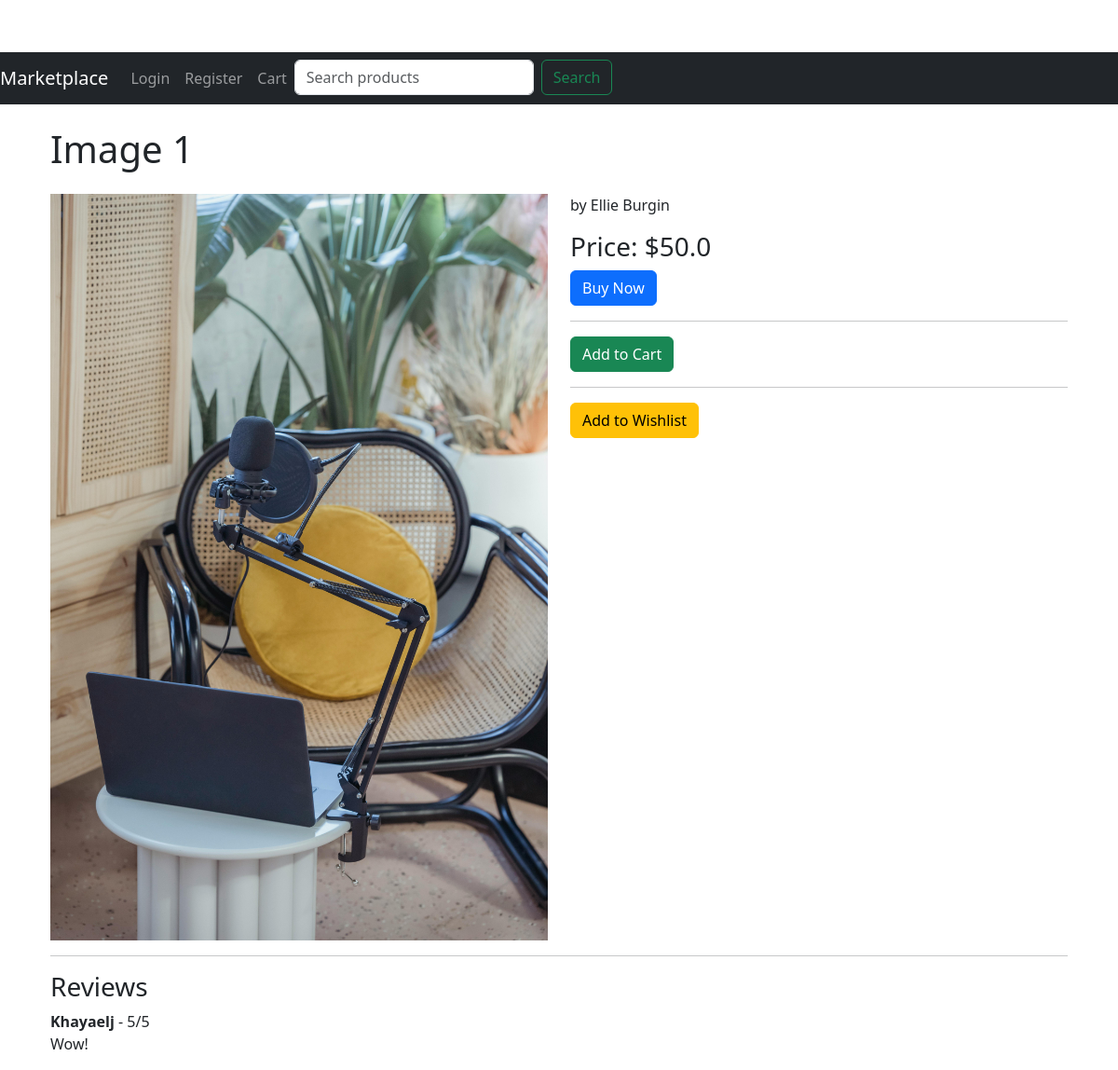
Before: /product/1 with the older database file.
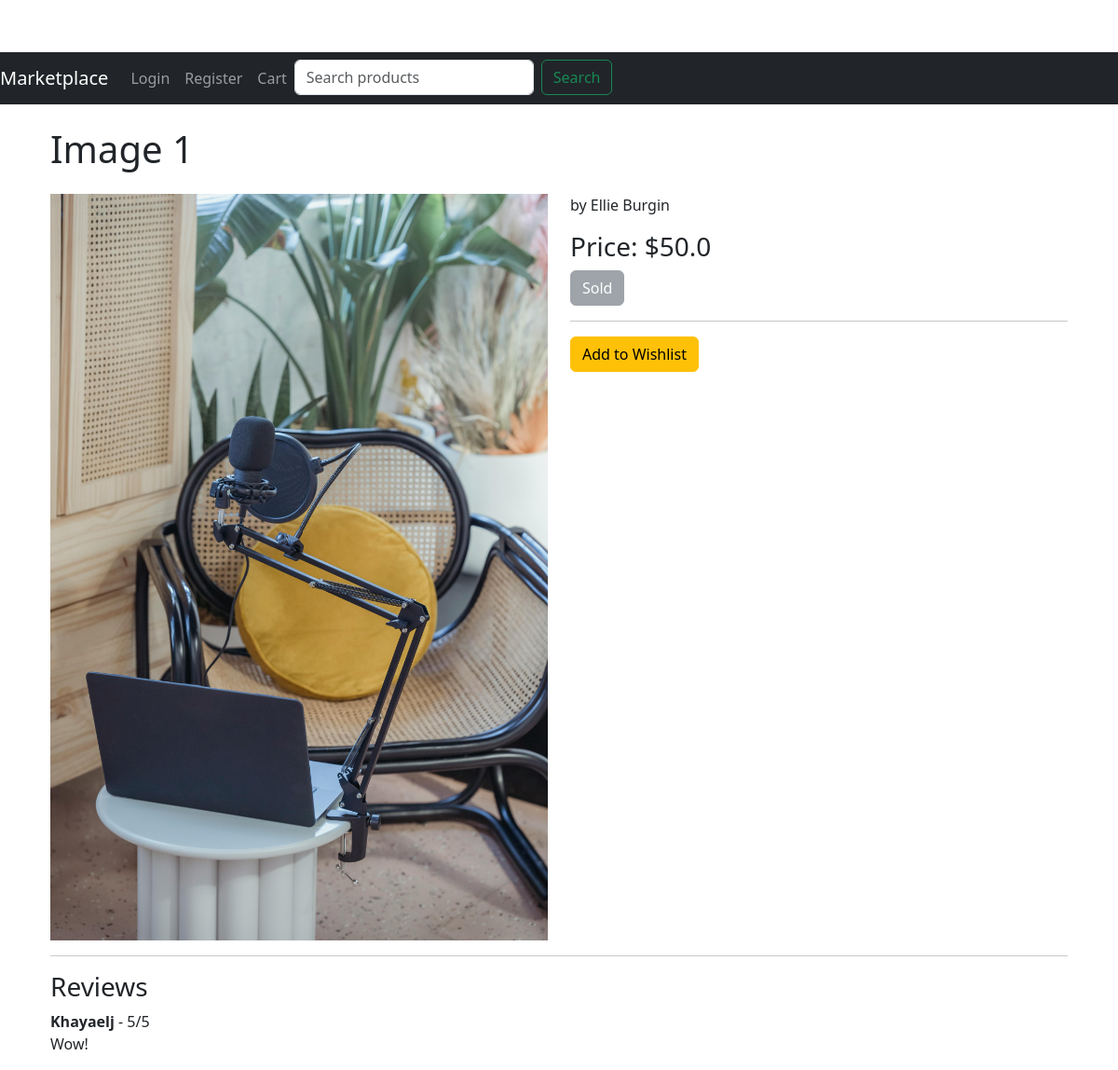
After: the same page with the newer database file.
### app/routes.py (the view)
@bp.route('/product/<int:id>', methods=['GET', 'POST'])
def product(id):
    product = Product.query.get_or_404(id)
    form = ReviewForm()
    if form.validate_on_submit():
        review = Review(rating=form.rating.data, comment=form.comment.data, product=product, author=current_user)
        db.session.add(review)
        db.session.commit()
        flash('Your review has been posted!')
        return redirect(url_for('main.product', id=product.id))
    is_uploader = product.author == current_user
    reviews = Review.query.filter_by(product_id=id).all()
    return render_template('product.html', product=product, form=form, reviews=reviews, is_uploader=is_uploader)

### app/forms.py
class ReviewForm(FlaskForm):
    rating = StringField('Rating', validators=[DataRequired()])
    comment = TextAreaField('Comment')
    submit = SubmitField('Submit Review')

### app/routes.py (called while the page is built)
@bp.before_request
def before_request():
    if current_user.is_authenticated:
        unread_count = Message.query.filter_by(receiver_id=current_user.id, read=False).count()
        current_app.jinja_env.globals['unread_count'] = unread_count

### app/templates/product.html (shortened to what this page needs)
{% extends "base.html" %}
{% block content %}
<div class="container">
    <h1 class="my-4">{{ product.title }}</h1>
    <div class="row">
        <div class="col-md-6">
            {% if product.image %}
                <img src="{{ url_for('static', filename='images/' + product.image) }}" class="img-fluid" alt="Product Image">
            {% else %}
                <img src="{{ url_for('static', filename='images/default.jpg') }}" class="img-fluid" alt="Default Image">
            {% endif %}
        </div>
        <div class="col-md-6">
            <p>{{ product.description }}</p>
            <h3>Price: ${{ product.price }}</h3>
            {% if product.is_sold %}
                <button class="btn btn-secondary" disabled>Sold</button>
            {% else %}
                <form action="{{ url_for('main.buy_product', id=product.id) }}" method="post">
                    <button type="submit" class="btn btn-primary">Buy Now</button>
                </form>
                <hr>
                <form action="{{ url_for('main.add_to_cart', product_id=product.id) }}" method="post">
                    <button type="submit" class="btn btn-success">Add to Cart</button>
                </form>
            {% endif %}
            <hr>
            <form action="{{ url_for('main.add_to_wishlist', product_id=product.id) }}" method="post">
                <button type="submit" class="btn btn-warning">Add to Wishlist</button>
            </form>
        </div>
    </div>
    <hr>
    <h3>Reviews</h3>
    {% for review in reviews %}
    <div class="review">
        <strong>{{ review.author.username }}</strong> - {{ review.rating }}/5
        <p>{{ review.comment }}</p>
    </div>
    {% endfor %}
</div>
{% endblock %}

Changed rows visible on the page:
changed Product "Image 1": is_sold False → True (drawn)
Other visible differences:
text no longer shown: "Buy Now Add to Cart"
text now shown: "Sold"
